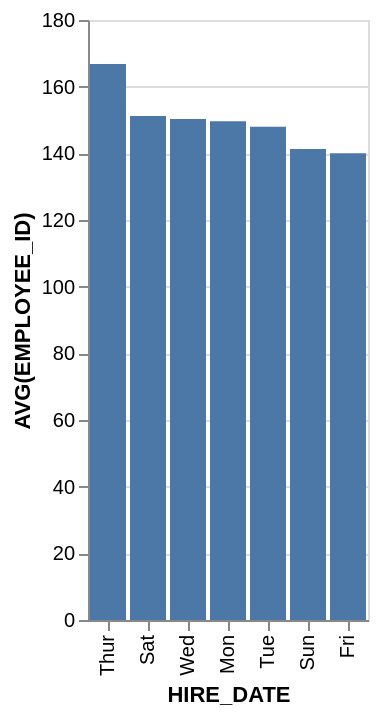

Express this chart as Vega-Lite.
### Vega-Lite specification from a JSON file in a GitHub repository (floating-point values rounded to 4 significant figures)
{"data": {"values": [{"x_data": "Thur", "y_data": 166.8}, {"x_data": "Sat", "y_data": 151.2}, {"x_data": "Wed", "y_data": 150.3}, {"x_data": "Mon", "y_data": 149.6}, {"x_data": "Tue", "y_data": 148}, {"x_data": "Sun", "y_data": 141.3}, {"x_data": "Fri", "y_data": 140}]}, "mark": "bar", "encoding": {"x": {"field": "x_data", "type": "nominal", "title": "HIRE_DATE", "sort": {"op": "sum", "field": "y_data", "order": "descending"}}, "y": {"field": "y_data", "type": "quantitative", "title": "AVG(EMPLOYEE_ID)"}}}
